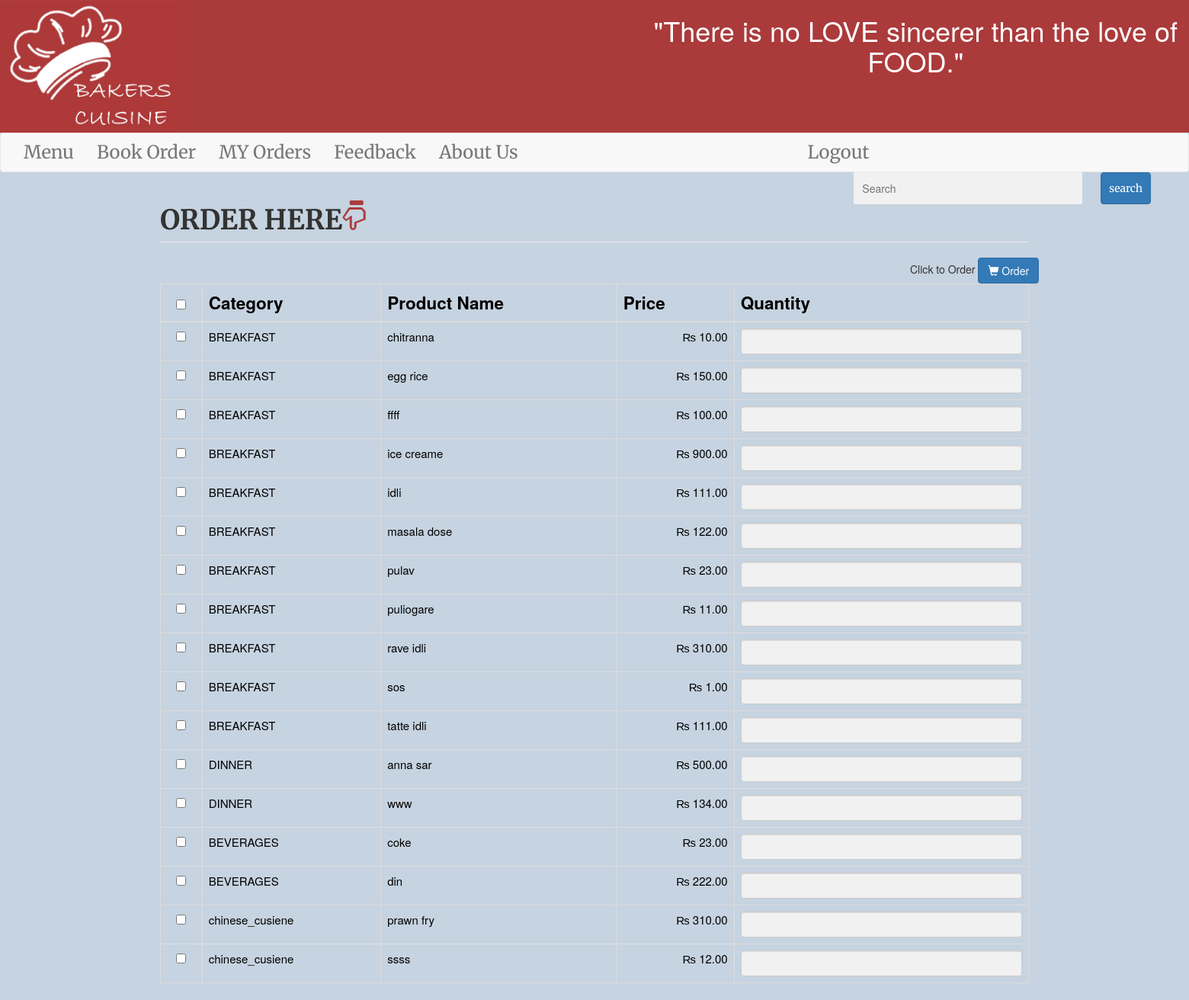
Screenshot of /use_ord.php (signed in) with the database file from the repository.
### tables this page shows
CREATE TABLE `product` (
  `productid` int(11) NOT NULL,
  `categoryid` int(1) NOT NULL,
  `productname` varchar(30) NOT NULL,
  `price` double NOT NULL,
  `photo` varchar(150) NOT NULL
);

CREATE TABLE `category` (
  `categoryid` int(11) NOT NULL,
  `catname` varchar(30) NOT NULL
);

### use_ord.php (the view, shortened to what this page needs)
<?php include('header.php');
if(isset($_SESSION['username'])){?>
<body class="ab">
<?php include('nav1.php'); ?>
<form autocomplete="off">
	<div class="pull-right">
	<div class="autocomplete " style="width:300px;">
	<input id="myInput" type="text" name="myCountry" placeholder="Search">
  </div>
  <a href="#" style="margin: 0 50px 5px 20px;padding:10px" class=" a btn btn-primary" >search</a>
	</div>
  </form>
<div class="container">
	<h1 class="page-header text-left" style="font-family: 'Merriweather', serif;"><b>ORDER HERE<span class="glyphicon glyphicon-hand-down" style="color:rgba(168, 37, 37, 0.877);;"></span> </b></h1>
	<form method="POST" action="use_pur.php">
  <div class="col-xs-10" style="margin-left:85%;">Click to Order
				<button type="submit" class="btn btn-primary"><span class="glyphicon glyphicon-shopping-cart"></span> Order</button>
			</div>
		<table class="table table-bordered table-hover" id="tab">
			<thead>
				<th class="text-center"><input type="checkbox" id="checkAll"></th>
				<th>Category</th>
				<th>Product Name</th>
				<th>Price</th>
				<th>Quantity</th>
			</thead>
			<tbody>
				<?php
					$sql="SELECT * from product left join category on category.categoryid=product.categoryid
          order by product.categoryid asc, productname asc";
					$query=mysqli_query($conn,$sql);
					$iterate=0;
					while($row=$query->fetch_array()){
						?>
						<tr id="<?php echo $row['productname']; ?>">
							<td class="text-center"><input type="checkbox" value="<?php echo $row['productid']; ?>||<?php echo $iterate; ?>" name="productid[]" style=""></td>
							<td><?php echo $row['catname']; ?></td>
							<td><?php echo $row['productname']; ?></td>
							<td class="text-right">&#x20A8; <?php echo number_format($row['price'], 2); ?></td>
							<td><input type="text" class="form-control" name="quantity_<?php echo $iterate; ?>"></td>
						</tr>
						<?php
						$iterate++;
					}
				?>
			</tbody>
		</table>
	</form>
</div>
</body>
</html>
<?php    }
else{
	header("location:start.php");
} ?>

### mysss.css (style rules this page uses)
body { color: red; }
.ab { background-color: rgba(67, 112, 153, 0.301); background-repeat: no-repeat; background-size: cover; }
a { font-family:'Merriweather', serif; font-size: 1.7em; }
th { color:black; font-size: 1.5em; }
body { font-family: 'Merriweather', serif; font-size: 5em; }
#tab { font-size: 1.5rem; color:black; }
.autocomplete { position: relative; display: inline-block; }
input { border: 1px solid transparent; background-color: #f1f1f1; padding: 10px; font-size: 16px; }
input[type=text] { background-color: #f1f1f1; width: 100%; }
h1 { text-align: center; font-family: 'Courgette', cursive; font-size: 4rem; }

### header.php (style rules this page uses)
body { position: relative; }

### use_ord.php (style rules this page uses)
html { scroll-behavior: smooth; }

### rows the page displays
product: categoryid.catname "BREAKFAST", productname "chitranna", price "10.00"
product: categoryid.catname "BREAKFAST", productname "egg rice", price "150.00"
product: categoryid.catname "BREAKFAST", productname "ffff", price "100.00"
product: categoryid.catname "BREAKFAST", productname "ice creame", price "900.00"
product: categoryid.catname "BREAKFAST", productname "idli", price "111.00"
product: categoryid.catname "BREAKFAST", productname "masala dose", price "122.00"
product: categoryid.catname "BREAKFAST", productname "pulav", price "23.00"
product: categoryid.catname "BREAKFAST", productname "puliogare", price "11.00"
product: categoryid.catname "BREAKFAST", productname "rave idli", price "310.00"
product: categoryid.catname "BREAKFAST", productname "sos", price "1.00"
product: categoryid.catname "BREAKFAST", productname "tatte idli", price "111.00"
product: categoryid.catname "DINNER", productname "anna sar", price "500.00"
product: categoryid.catname "DINNER", productname "www", price "134.00"
product: categoryid.catname "BEVERAGES", productname "coke", price "23.00"
product: categoryid.catname "BEVERAGES", productname "din", price "222.00"
product: categoryid.catname "chinese_cusiene", productname "prawn fry", price "310.00"
product: categoryid.catname "chinese_cusiene", productname "ssss", price "12.00"
